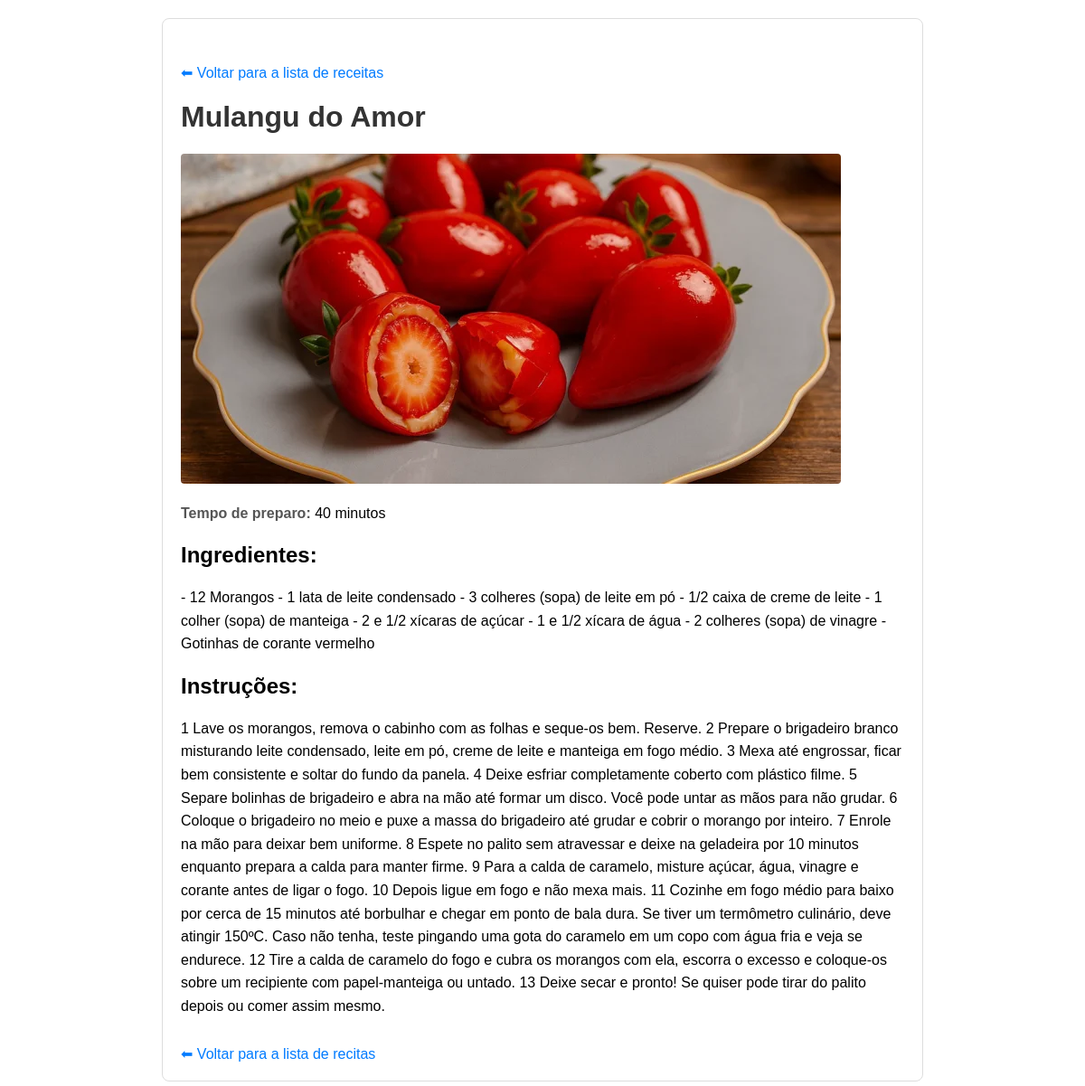
Page /recipes/1/ on the committed database.
### recipes/models.py (models this page shows, shortened)
class Recipe(models.Model):
    title = models.CharField(max_length=200)
    ingredients = models.TextField()
    instructions = models.TextField()
    cooking_time = models.IntegerField(help_text="Tempo em minutos")
    image = models.ImageField(upload_to='recipes/', blank=True, null=True) #upload_to='recipes/' significa que as imagens serão salvas em MEDIA_TOOR/recipes
    class Meta:
        verbose_name_plural = "Recipes"

### recipes/views.py (the view)
# urls.py: path('', views.recipe_list, name='recipe_list'), # Nova view para listar - Define a URL e nomeia ela como 'recipe_detail'
def recipe_detail(request, pk):
    recipe = get_object_or_404(Recipe, pk=pk)
    return render(request, 'recipes/recipe_detail.html', {'recipe':recipe})

### recipes/templates/recipes/recipe_detail.html (shortened to what this page needs)
<!DOCTYPE html>
<html lang="pt-br">
<head>
</head>
<body>
    <div class="container">
        <a href="{% url 'recipe_list' %}" class="back-link">⬅ Voltar para a lista de receitas</a>
        <h1>{{ recipe.title }}</h1>
        {% if recipe.image %}
            <img src="{{ recipe.image.url }}" alt="Imagem de {{ recipe.title }}">
        {% endif %}
        <p><strong>Tempo de preparo: </strong>{{ recipe.cooking_time}} minutos</p>
        <h2>Ingredientes: </h2>
        <p>{{ recipe.ingredients }}</p>
        <h2>Instruções: </h2>
        <p>{{ recipe.instructions }}</p>
        <a href="{% url 'recipe_list' %}" class="back-link">⬅ Voltar para a lista de recitas</a>
    </div>
</body>
</html>

### recipes/templates/recipes/recipe_detail.html (style rules this page uses)
body { font-family: Arial, sans-serif; margin: 20px; }
.container { max-width: 800px; margin: auto; padding: 20px; border: 1px solid #ddd; border-radius: 8px; }
img { max-width: 100%; height: auto; display: block; margin-bottom: 20px; border-radius: 4px; }
h1 { color: #333; }
p { line-height: 1.6; }
strong { color: #555; }
.back-link { display: block; margin-top: 30px; color: #007bff; text-decoration: none; }

### rows in the picture
Recipe: title "Mulangu do Amor", image (picture), cooking_time "40", ingredients "- 12 Morangos - 1 lata de leite condensado - 3 colheres (sopa) de leite em pó - 1/2 caixa de creme de leite - 1 colher (sopa) de manteiga - 2 e 1/2 xícaras de açúcar - 1 e 1/2 xícara de água - 2 colheres (sopa) de vinagre - Gotinhas de corante vermelho", instructions "1 Lave os morangos, remova o cabinho com as folhas e seque-os bem. Reserve. 2 Prepare o brigadeiro branco misturando leite condensado, leite em pó, creme de leite e manteiga em fogo médio. 3 Mexa até engrossar, ficar bem consistente e soltar do fundo da panela. 4 Deixe esfriar completamente coberto com plástico filme. 5 Separe bolinhas de brigadeiro e abra na mão até formar um disco. Você pode untar as mãos para não grudar. 6 Coloque o brigadeiro no meio e puxe a massa do brigadeiro até grudar e cobrir o morango por inteiro. 7 Enrole na mão para deixar bem uniforme. 8 Espete no palito sem atravessar e deixe na geladeira por 10 minutos enquanto prepara a calda para manter firme. 9 Para a…"
